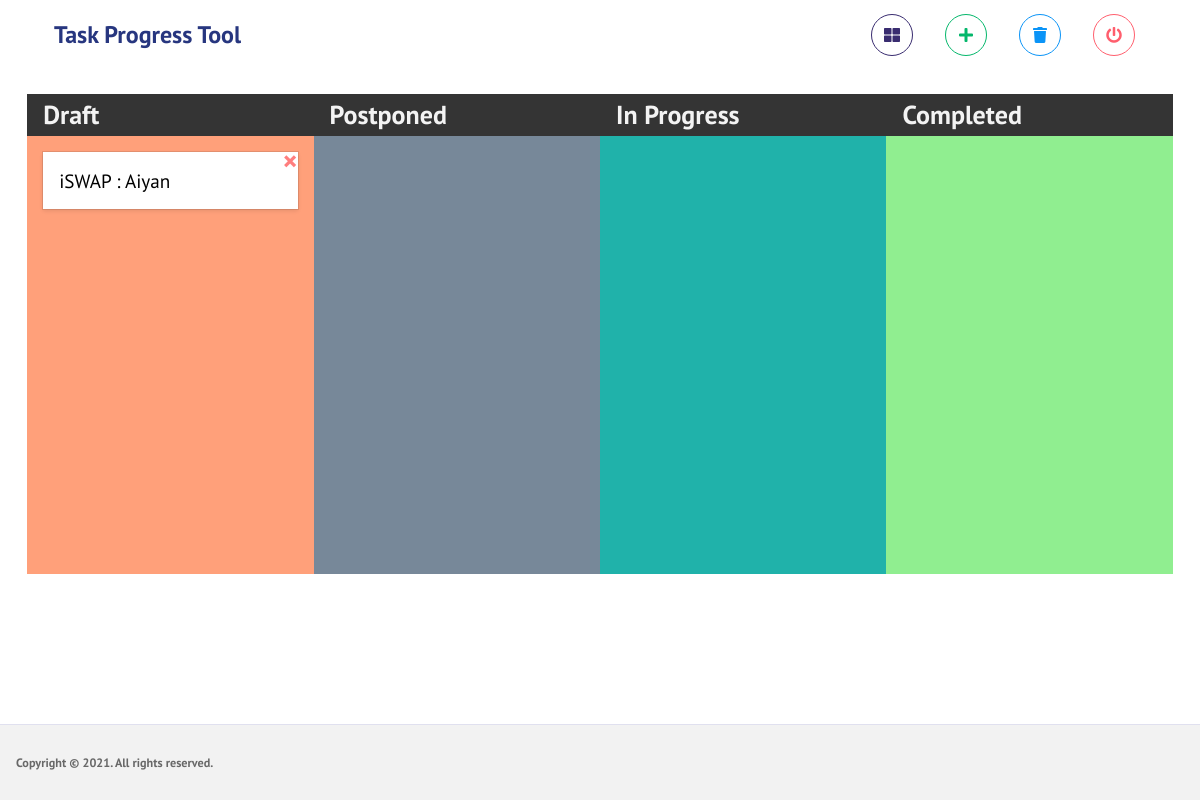
Before: / (signed in) with the older database file.
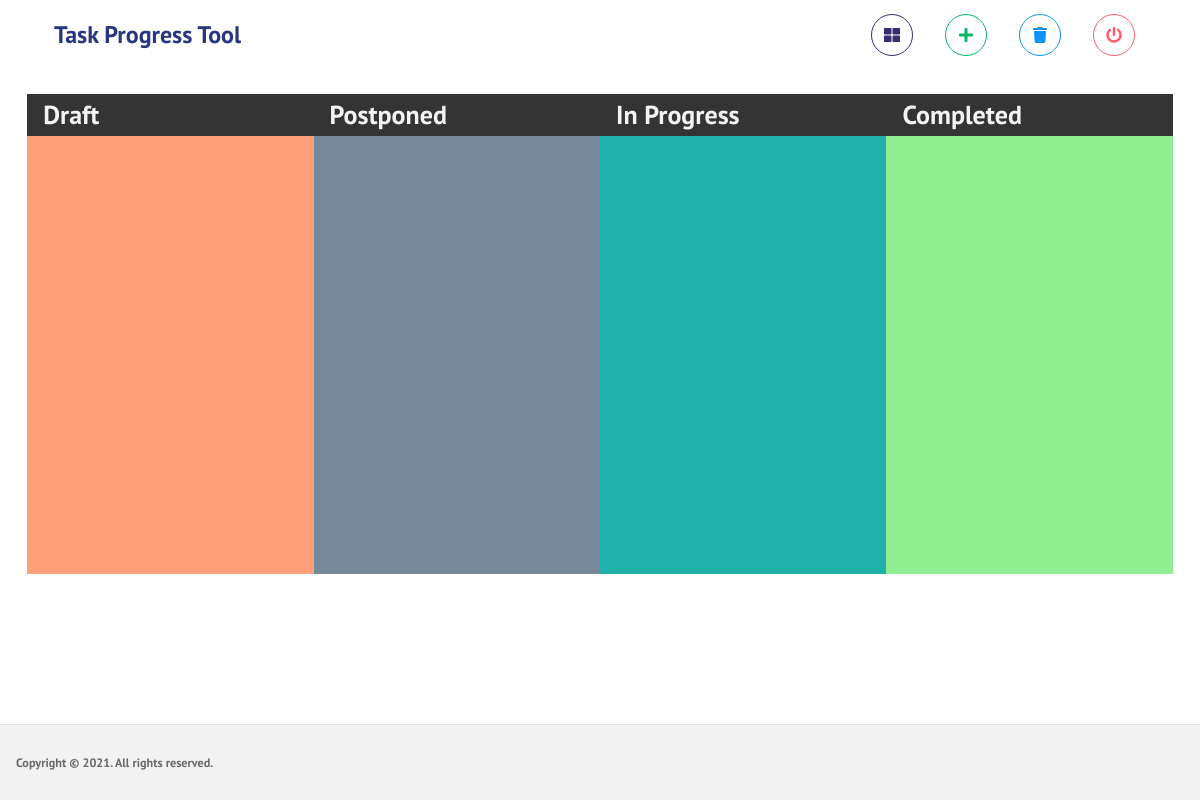
After: the same page with the newer database file.
### tables this page shows
CREATE TABLE `tasks` (
  `id` int(10) NOT NULL AUTO_INCREMENT,
  `title` varchar(255) NOT NULL,
  `topic_id` int(10) NOT NULL,
  `app_user_id` int(10) NOT NULL DEFAULT 0,
  `created_on` timestamp NOT NULL DEFAULT current_timestamp(),
  `position_id` int(10) NOT NULL DEFAULT 0,
  `status_id` tinyint(1) NOT NULL DEFAULT 1,
  `is_active` tinyint(1) NOT NULL DEFAULT 1,
  `updated_on` datetime DEFAULT NULL,
  PRIMARY KEY (`id`)
);

CREATE TABLE `topic` (
  `id` int(10) NOT NULL AUTO_INCREMENT,
  `title` varchar(255) NOT NULL,
  `app_user_id` int(10) NOT NULL DEFAULT 0,
  `created_on` timestamp NOT NULL DEFAULT current_timestamp(),
  `is_active` tinyint(1) NOT NULL DEFAULT 1,
  `updated_on` datetime DEFAULT NULL,
  PRIMARY KEY (`id`)
);

### index.php (the view, shortened to what this page needs)
<?php
    require('action/configuration.php');
?>
<!DOCTYPE html>
<html lang="en">
<head>
    <link rel="stylesheet" href="css/all.min.css">
    <link rel="stylesheet" href="css/style.css">
    <link rel="stylesheet" href="css/custom.css">
    <link rel="stylesheet" href="css/tingle.css">
</head>
<body>
  <div class="container-scroller">
    <nav class="navbar col-lg-12 col-12 p-0 fixed-top d-flex flex-row default-layout-navbar">
      <div class="text-center navbar-brand-wrapper d-flex align-items-center justify-content-center" style="padding-left:20px;width: 100%;">
        <a class="navbar-brand brand-logo" href="index.php" style="font-weight: bold;">
          Task Progress Tool
        </a>
      <div class="navbar-menu-wrapper d-flex align-items-stretch">
        <ul class="navbar-nav navbar-nav-right">
          <li class="nav-item d-lg-flex">
            <a href="#" type="button" onclick="showModalToAddTopic()" class="btn btn-outline-primary btn-rounded btn-icon" title="Add Topic">
              <i class="fa fa-th-large" style="padding-top: 12px;"></i>
            </a>
          </li>
          <li class="nav-item d-lg-flex">
            <a href="#" type="button" onclick="showModalToAddTask()" class="btn btn-outline-success btn-rounded btn-icon" title="Add Task">
                <i class="fa fa-plus" style="padding-top: 12px;"></i>
            </a>
          </li>
          <li class="nav-item d-lg-flex">
            <a href="archive.php" type="button" class="btn btn-outline-info btn-rounded btn-icon" title="Archive">
              <i class="fas fa-trash" style="padding-top: 12px;"></i>
            </a>
          </li>
          <li class="nav-item d-lg-flex">
            <a href="login.php" type="button" class="btn btn-outline-danger btn-rounded btn-icon" title="Logout">
              <i class="fas fa-power-off" style="padding-top: 12px;"></i>
            </a>
          </li>
        </ul>
      </div>
    </nav>
    <div class="container-fluid page-body-wrapper">
      <div class="main-panel" style="width:100%;">
        <div class="content-wrapper">
          <div class="row">
            <div class="col-12 grid-margin">
              <div class="todo-container" style="width: 100%;">
                <div class="status" id="status_1" style="background-color: lightsalmon;">
                  <div id="no_status">
                    <h4>Draft <img src="images/loader.gif" id="loader_status_1" style="height: 25px; width: 25px;float: right;display: none;"></h4>
                    <?php
                      $sql = "SELECT t1.id, t1.title AS title, t2.title AS topic FROM tasks t1 LEFT JOIN topic t2 ON t2.id = t1.topic_id WHERE t1.is_active = 1 AND t1.status_id = 1 AND t1.app_user_id = ".$_SESSION['user_id']." ORDER BY t1.title DESC";
                      $tasks = mysqli_query($connection, $sql);
                      while($task = $tasks->fetch_assoc()){ ?>
                      <div class="todo" draggable="true" id="<?php echo $task['id']; ?>">
                        <?= $task['topic']." : ".$task['title']; ?>
                        <span class="close" title="Delete" onclick="deleteTask(<?php echo $task['id']; ?>)">&times;</span>
                      </div>
                    <?php } ?>
                  </div>
                </div>
                <div class="status" id="status_2" style="background-color: lightslategrey;">
                  <h4>Postponed <img src="images/loader.gif" id="loader_status_2" style="height: 25px; width: 25px;float: right;display: none;"></h4>
                </div>
                <div class="status" id="status_3" style="background-color: lightseagreen;">
                  <h4>In Progress <img src="images/loader.gif" id="loader_status_3" style="height: 25px; width: 25px;float: right;display: none;"></h4>
                </div>
                <div class="status" id="status_4" style="background-color: lightgreen;">
                  <h4>Completed <img src="images/loader.gif" id="loader_status_4" style="height: 25px; width: 25px;float: right;display: none;"></h4>
                </div>
              </div>
            </div>
          </div>
        </div>
        <footer class="footer">
          <div class="d-sm-flex justify-content-center justify-content-sm-between">
            <span class="text-muted text-center text-sm-left d-block d-sm-inline-block">Copyright © <?php echo date('Y'); ?>. All rights reserved.</span>
          </div>
        </footer>
      </div>
    </div>
  </div>
</body>
</html>

### css/custom.css (style rules this page uses)
* { box-sizing: border-box; }
.todo-container { width: 80%; min-height: 60vh; display: flex; }
.status { width: 25%; background-color: #f3f3f3; position: relative; padding: 50px 1rem 0.5rem; }
.status:nth-child(even) { background-color: #e9e9e96b; }
.status h4 { position: absolute; top: 0; left: 0; background-color: #343434; color: #f3f3f3; margin: 0; width: 100%; padding: 0.5rem 1rem; }
.todo { display: flex; justify-content: space-between; align-items: center; position: relative; background-color: #fff; box-shadow: rgba(15, 15, 15, 0.1) 0px 0px 0px 1px, rgba(15, 15, 15, 0.1) 0px 2px 4px; padding: 1rem; font-size: 1.2rem; margin: 0.5rem 0; }
.todo .close { position: absolute; right: 0rem; top: -0.3rem; font-size: 1.8rem; color: red; cursor: pointer; font-weight: bold; }

Changed rows visible on the page:
removed tasks: topic.title "iSWAP", title "Aiyan"
